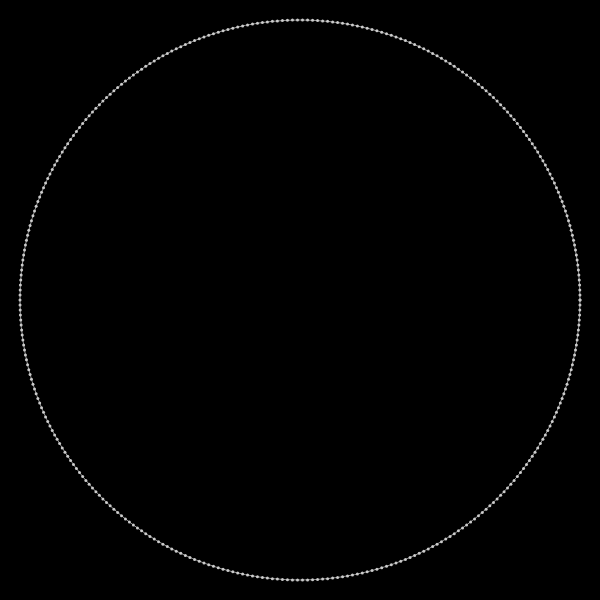
Frame 1 (no input)
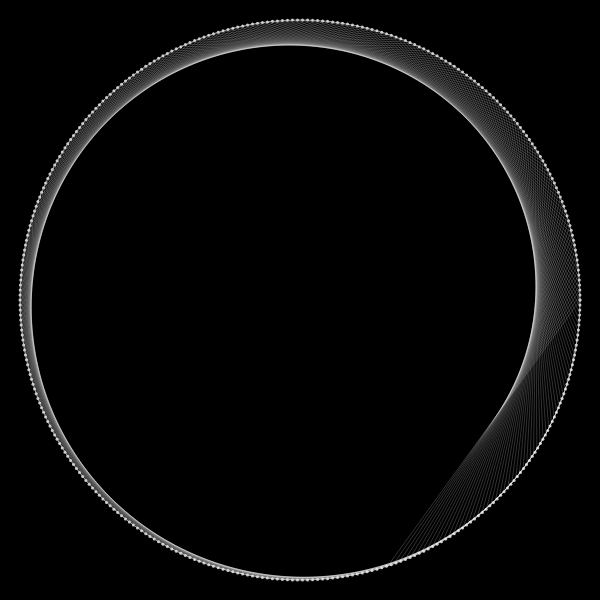
Frame 60 (no input)
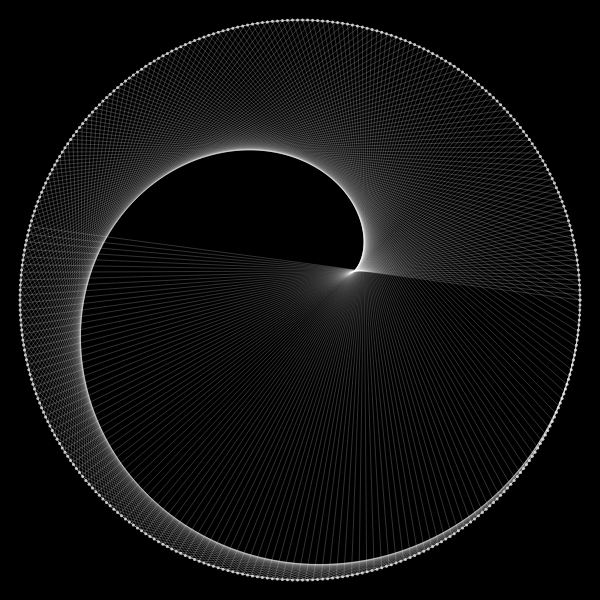
Frame 120 (the mouse pressed at the canvas centre since frame 60)

The p5.js sketch that drew these frames (run headless with seeded random() and noise() and a simulated clock; from frame 60 on, the mouse is pressed at the canvas centre):

// p5.js sketch
// ── sketch.js
let r;
let points = 350;
let mul = 1;
let an = 185,
    grow = true,
    maxGrow = 15;
let sliderSpeed;


function setup() {
  createCanvas(600, 600);
  r = width / 2 - 20;

  sliderSpeed = createSlider(0.1, 1, 0.15, 0.01);
  sliderSpeed.style("width", "150px");
}

function draw() {
  background(0);
  translate(width / 2, height / 2);
  angleMode(DEGREES);

  //draw outer circle
  noFill();
  stroke(150);
  circle(0, 0, r * 2);
  //~

  //draw points on outer circle
  push();
  for (let i = 0; i < 360; i += 360 / points) {
    noStroke();
    fill(200);

    let x = cos(i) * r,
      y = sin(i) * r;

    circle(x, y, 3);
  }
  pop();
  //~

  //draw lines
  push();
  for (let i = 0; i < 360; i += 360 / points) {
    stroke(255, 50);

    let num = i / (360 / points);
    let x = cos(i) * r,
      y = sin(i) * r,
      x2 = cos(num * mul * (360 / points)) * r,
      y2 = sin(num * mul * (360 / points)) * r;

    line(x, y, x2, y2);
  }
  pop();
  //~

  //grow and shrink animation
  if (grow) {
    mul = map(cos(an), -1, 1, 1, maxGrow);
    an += sliderSpeed.value();
  } else {
    mul = 2;
  }
  //~
}

// ── buttonCode.js
function seeCard(){
  document.getElementById('SC').style.display = "none";
  document.getElementById('SA').style.display = "block";
  grow = false;
}

function seeAnim(){
  document.getElementById('SA').style.display = "none";
  document.getElementById('SC').style.display = "block";
  grow = true;
  
  for(let i = 180; i < 360; i+= 0.1){
    if(floor(map(cos(i), -1, 1, 1, maxGrow)) == 2){
      an = i - sliderSpeed.value();
      break;
    }
  }
}
// ── style.css
html, body {
  margin: 0;
  padding: 0;
}
canvas {
  display: block;
  margin-bottom: 10px;
}

button {
  color: white;
  font-size: 20px;
  background-color: #2583be;
  border: none;
  border-radius: 10px;
  cursor: pointer;
  padding: 5px 10px;
}
